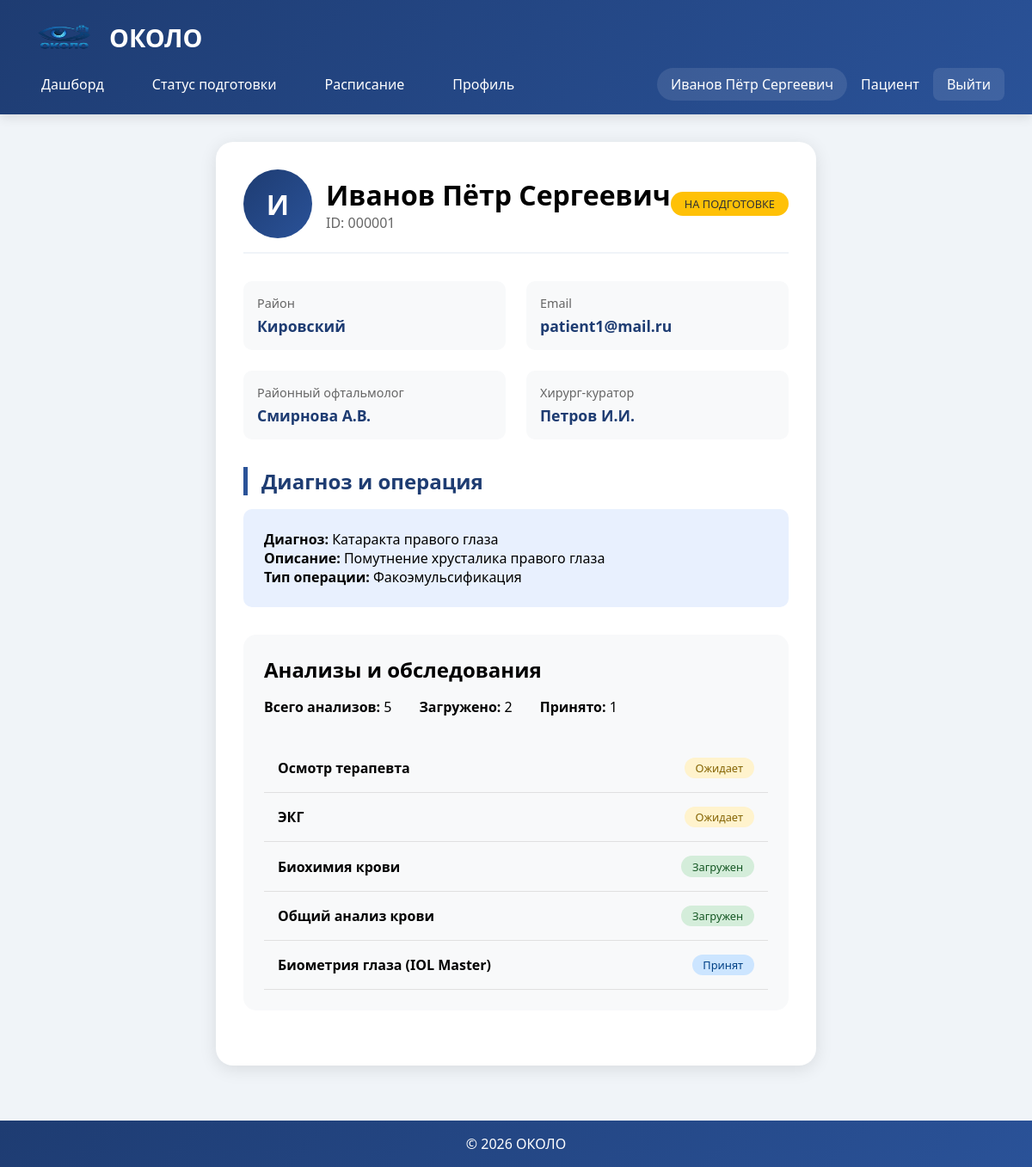
The app's page /patient_detail.php?id=1 (signed in) with its own data.
### tables this page shows
CREATE TABLE patients (
    id INT AUTO_INCREMENT PRIMARY KEY,
    user_id INT,
    district VARCHAR(100),
    doctor_id INT,
    surgeon_id INT,
    created_at TIMESTAMP DEFAULT CURRENT_TIMESTAMP,
    FOREIGN KEY (user_id) REFERENCES users(id) ON DELETE CASCADE,
    FOREIGN KEY (doctor_id) REFERENCES users(id) ON DELETE SET NULL,
    FOREIGN KEY (surgeon_id) REFERENCES users(id) ON DELETE SET NULL
);

CREATE TABLE users (
    id INT AUTO_INCREMENT PRIMARY KEY,
    username VARCHAR(100) NOT NULL,
    password VARCHAR(255) NOT NULL,
    full_name VARCHAR(150) NOT NULL,
    email VARCHAR(100) UNIQUE,
    role ENUM('patient', 'ophthalmologist', 'surgeon') DEFAULT 'patient',
    district VARCHAR(100),
    created_at TIMESTAMP DEFAULT CURRENT_TIMESTAMP
);

CREATE TABLE surgeries (
    id INT AUTO_INCREMENT PRIMARY KEY,
    patient_id INT NOT NULL,
    disease_id INT,
    surgery_type VARCHAR(255),
    status ENUM('new', 'preparation', 'review', 'approved', 'rejected') DEFAULT 'new',
    surgery_date DATE,
    notes TEXT,
    created_at TIMESTAMP DEFAULT CURRENT_TIMESTAMP,
    FOREIGN KEY (patient_id) REFERENCES patients(id) ON DELETE CASCADE,
    FOREIGN KEY (disease_id) REFERENCES diseases(id) ON DELETE SET NULL
);

CREATE TABLE diseases (
    id INT AUTO_INCREMENT PRIMARY KEY,
    name VARCHAR(255) NOT NULL,
    description TEXT
);

CREATE TABLE tests (
    id INT AUTO_INCREMENT PRIMARY KEY,
    surgery_id INT NOT NULL,
    test_name VARCHAR(255),
    status ENUM('pending', 'uploaded', 'approved', 'rejected') DEFAULT 'pending',
    file_path VARCHAR(500),
    uploaded_at TIMESTAMP NULL,
    FOREIGN KEY (surgery_id) REFERENCES surgeries(id) ON DELETE CASCADE
);

### patient_detail.php (the view, shortened to what this page needs)
<?php
require_once 'includes/auth.php';
$patient_id = $_GET['id'] ?? 0;
$role = $_SESSION['role'];
$full_name = $_SESSION['full_name'];
$stmt = $pdo->prepare("
    SELECT p.*, u.full_name, u.district, u.email, u.username,
        d.name as diagnosis, d.description as diagnosis_desc,
        s.id as surgery_id, s.surgery_type, s.status, s.surgery_date, s.notes,
        (SELECT COUNT(*) FROM tests WHERE surgery_id = s.id) as tests_total,
        (SELECT COUNT(*) FROM tests WHERE surgery_id = s.id AND status = 'uploaded') as tests_uploaded,
        (SELECT COUNT(*) FROM tests WHERE surgery_id = s.id AND status = 'approved') as tests_approved,
        doc.full_name as doctor_name,
        surg.full_name as surgeon_name
    FROM patients p
    JOIN users u ON p.user_id = u.id
    LEFT JOIN surgeries s ON p.id = s.patient_id
    LEFT JOIN diseases d ON s.disease_id = d.id
    LEFT JOIN users doc ON p.doctor_id = doc.id
    LEFT JOIN users surg ON p.surgeon_id = surg.id
    WHERE p.id = ?
");
$stmt->execute([$patient_id]);
$patient = $stmt->fetch();
$stmt = $pdo->prepare("
    SELECT * FROM tests
    WHERE surgery_id = ?
    ORDER BY
        CASE status
            WHEN 'pending' THEN 1
            WHEN 'uploaded' THEN 2
            WHEN 'approved' THEN 3
            WHEN 'rejected' THEN 4
        END,
        test_name
");
$stmt->execute([$patient['surgery_id']]);
$tests = $stmt->fetchAll();
?>
<!DOCTYPE html>
<html lang="ru">
<head>
    <link rel="stylesheet" href="assets/css/style.css">
</head>
<body>
    <header>
        <div class="logo">
            <img src="assets/img/logo.png" alt="ОКОЛО" width="85" height="55">
            ОКОЛО
        </div>
        <nav>
    <div class="nav-links">
        <a href="dashboard.php" <?php echo basename($_SERVER['PHP_SELF']) == 'dashboard.php' ? 'class="active"' : ''; ?>>Дашборд</a>
        <?php if ($role === 'patient'): ?>
            <a href="check_status.php" <?php echo basename($_SERVER['PHP_SELF']) == 'check_status.php' ? 'class="active"' : ''; ?>>Статус подготовки</a>
        <?php endif; ?>
        <a href="schedule.php" <?php echo basename($_SERVER['PHP_SELF']) == 'schedule.php' ? 'class="active"' : ''; ?>>Расписание</a>
        <a href="profile.php" <?php echo basename($_SERVER['PHP_SELF']) == 'profile.php' ? 'class="active"' : ''; ?>>Профиль</a>
    </div>
    <div class="user-info">
        <span class="user-name"><?php echo htmlspecialchars($full_name); ?></span>
        <span class="role-badge"><?php
            $roles = [
                'patient' => 'Пациент',
                'ophthalmologist' => 'Офтальмолог',
                'surgeon' => 'Хирург'
            ];
            echo $roles[$role] ?? $role;
        ?></span>
        <a href="logout.php" class="logout-btn">Выйти</a>
    </div>
</nav>
    </header>
    <main class="container">
        <div class="patient-profile">
            <div class="profile-header">
                <div style="display: flex; align-items: center; gap: 1rem;">
                    <div class="patient-avatar">
                        <?php echo mb_substr($patient['full_name'], 0, 1); ?>
                    </div>
                    <div>
                        <h1><?php echo htmlspecialchars($patient['full_name']); ?></h1>
                        <p style="color: #666;">ID: <?php echo str_pad($patient['id'], 6, '0', STR_PAD_LEFT); ?></p>
                    </div>
                </div>
                <span class="status-badge status-<?php echo $patient['status']; ?>">
                    <?php
                    $statuses = [
                        'new' => 'Новый',
                        'preparation' => 'На подготовке',
                        'review' => 'На проверке',
                        'approved' => 'Одобрен',
                        'rejected' => 'Отклонен'
                    ];
                    echo $statuses[$patient['status']] ?? $patient['status'];
                    ?>
                </span>
            </div>
            <div class="info-grid">
                <div class="info-item">
                    <div class="info-label">Район</div>
                    <div class="info-value"><?php echo htmlspecialchars($patient['district']); ?></div>
                </div>
                <div class="info-item">
                    <div class="info-label">Email</div>
                    <div class="info-value"><?php echo htmlspecialchars($patient['email'] ?: 'Не указан'); ?></div>
                </div>
                <div class="info-item">
                    <div class="info-label">Районный офтальмолог</div>
                    <div class="info-value"><?php echo htmlspecialchars($patient['doctor_name'] ?: 'Не назначен'); ?></div>
                </div>
                <div class="info-item">
                    <div class="info-label">Хирург-куратор</div>
                    <div class="info-value"><?php echo htmlspecialchars($patient['surgeon_name'] ?: 'Не назначен'); ?></div>
                </div>
            </div>
            <div style="margin: 2rem 0;">
                <h2 class="section-title">Диагноз и операция</h2>
                <div style="background: #e8f0fe; padding: 1.5rem; border-radius: 10px;">
                    <p><strong>Диагноз:</strong> <?php echo htmlspecialchars($patient['diagnosis']); ?></p>
                    <p><strong>Описание:</strong> <?php echo htmlspecialchars($patient['diagnosis_desc'] ?: 'Нет описания'); ?></p>
                    <p><strong>Тип операции:</strong> <?php echo htmlspecialchars($patient['surgery_type']); ?></p>
                </div>
            </div>
            <div class="tests-section">
                <h2 style="margin-bottom: 1rem;">Анализы и обследования</h2>
                <div style="display: flex; gap: 2rem; margin-bottom: 2rem;">
                    <div>
                        <strong>Всего анализов:</strong> <?php echo $patient['tests_total']; ?>
                    </div>
                    <div>
                        <strong>Загружено:</strong> <?php echo $patient['tests_uploaded']; ?>
                    </div>
                    <div>
                        <strong>Принято:</strong> <?php echo $patient['tests_approved']; ?>
                    </div>
                </div>
                <div class="tests-list">
                    <?php foreach ($tests as $test): ?>
                    <div class="test-item" id="test-<?php echo $test['id']; ?>">
                        <div>
                            <strong><?php echo htmlspecialchars($test['test_name']); ?></strong>
                        </div>
                        <div style="display: flex; align-items: center; gap: 1rem;">
                            <span class="test-status <?php echo $test['status']; ?>">
                                <?php
                                $test_statuses = [
                                    'pending' => 'Ожидает',
                                    'uploaded' => 'Загружен',
                                    'approved' => 'Принят',
                                    'rejected' => 'Отклонен'
                                ];
                                echo $test_statuses[$test['status']] ?? $test['status'];
                                ?>
                            </span>
                        </div>
                    </div>
                    <?php endforeach; ?>
                </div>
            </div>
        </div>
    </main>
    <footer>
        <p>&copy; 2026 ОКОЛО</p>
    </footer>
</body>
</html>

### assets/css/style.css (style rules this page uses)
* { margin: 0; padding: 0; box-sizing: border-box; font-family: 'Segoe UI', Tahoma, Geneva, Verdana, sans-serif; }
body { background-color: #f0f4f8; min-height: 100vh; display: flex; flex-direction: column; }
header { background: linear-gradient(135deg, #1e3c72 0%, #2a5298 100%); color: white; padding: 1rem 2rem; box-shadow: 0 4px 12px rgba(0,0,0,0.1); }
.logo { font-size: 1.8rem; font-weight: bold; display: flex; align-items: center; gap: 10px; }
nav { display: flex; justify-content: space-between; align-items: center; margin-top: 0.5rem; }
.nav-links { display: flex; gap: 1.5rem; }
.nav-links a { color: white; text-decoration: none; padding: 0.5rem 1rem; border-radius: 8px; transition: all 0.3s ease; font-weight: 500; }
.user-info { display: flex; align-items: center; gap: 1rem; }
.user-name { font-weight: 500; background: rgba(255,255,255,0.1); padding: 0.5rem 1rem; border-radius: 30px; }
.logout-btn { background: rgba(255,255,255,0.1); color: white; border: none; padding: 0.5rem 1rem; border-radius: 8px; cursor: pointer; transition: all 0.3s ease; text-decoration: none; }
.container { max-width: 1400px; margin: 2rem auto; padding: 0 2rem; flex: 1; }
.section-title { color: #1e3c72; margin: 2rem 0 1rem; font-size: 1.5rem; border-left: 5px solid #2a5298; padding-left: 1rem; }
.status-badge { display: inline-block; padding: 0.3rem 1rem; border-radius: 20px; font-size: 0.8rem; font-weight: 500; text-transform: uppercase; }
.status-preparation { background: #ffc107; color: #333; }
.tests-list { list-style: none; margin-top: 1rem; }
.test-item { display: flex; justify-content: space-between; align-items: center; padding: 0.8rem; border-bottom: 1px solid #e0e0e0; animation: fadeIn 0.3s ease-in; }
.test-status { padding: 0.2rem 0.8rem; border-radius: 15px; font-size: 0.8rem; font-weight: 500; }
.test-status.uploaded { background: #d4edda; color: #155724; }
.test-status.pending { background: #fff3cd; color: #856404; }
.test-status.approved { background: #cce5ff; color: #004085; }
footer { background: linear-gradient(135deg, #1e3c72 0%, #2a5298 100%); color: white; text-align: center; padding: 1rem; margin-top: auto; }

### patient_detail.php (style rules this page uses)
.patient-profile { background: white; border-radius: 20px; padding: 2rem; box-shadow: 0 4px 20px rgba(0,0,0,0.1); margin-bottom: 2rem; }
.profile-header { display: flex; justify-content: space-between; align-items: center; margin-bottom: 2rem; padding-bottom: 1rem; border-bottom: 2px solid #f0f4f8; }
.patient-avatar { width: 80px; height: 80px; background: linear-gradient(135deg, #1e3c72, #2a5298); border-radius: 50%; display: flex; align-items: center; justify-content: center; color: white; font-size: 2rem; font-weight: bold; }
.info-grid { display: grid; grid-template-columns: repeat(auto-fit, minmax(250px, 1fr)); gap: 1.5rem; margin-bottom: 2rem; }
.info-item { background: #f8f9fa; padding: 1rem; border-radius: 10px; }
.info-label { color: #666; font-size: 0.9rem; margin-bottom: 0.3rem; }
.info-value { color: #1e3c72; font-size: 1.1rem; font-weight: 600; }
.tests-section { background: #f8f9fa; border-radius: 15px; padding: 1.5rem; margin: 2rem 0; }
.test-item { display: flex; align-items: center; justify-content: space-between; padding: 1rem; border-bottom: 1px solid #e0e0e0; transition: all 0.3s ease; }

### records on screen
patients: user.full_name "И", user.full_name "Иванов Пётр Сергеевич", id "000001", surgeries.status "НА ПОДГОТОВКЕ", user.district "Кировский", user.email "patient1@mail.ru", doctor.full_name "Смирнова А.В.", surgeon.full_name "Петров И.И.", diseases.name "Катаракта правого глаза", diseases.description "Помутнение хрусталика правого глаза", surgeries.surgery_type "Факоэмульсификация"
tests: test_name "Осмотр терапевта", status "Ожидает"
tests: test_name "ЭКГ", status "Ожидает"
tests: test_name "Биохимия крови", status "Загружен"
tests: test_name "Общий анализ крови", status "Загружен"
tests: test_name "Биометрия глаза (IOL Master)", status "Принят"

### other values on screen
$full_name "Иванов Пётр Сергеевич"
$roles[$role] "Пациент"
$patient['tests_total'] "5"
$patient['tests_uploaded'] "2"
$patient['tests_approved'] "1"
